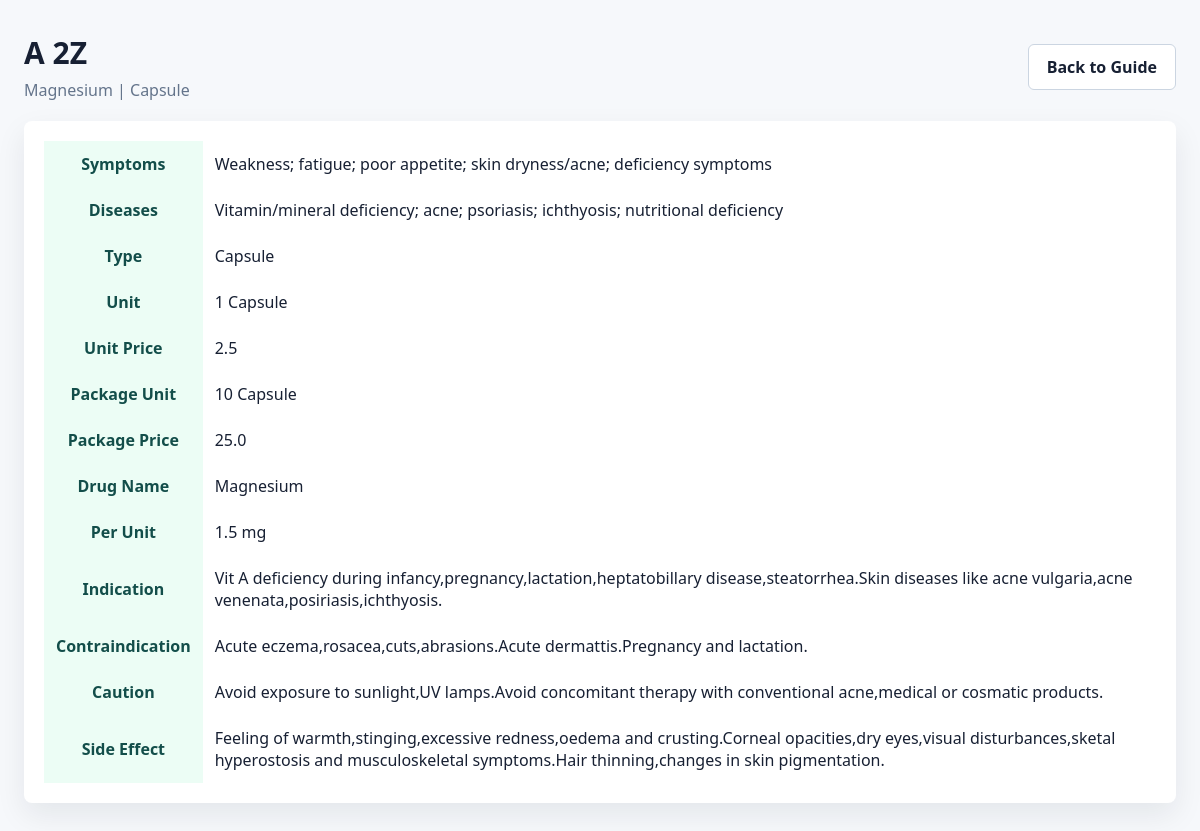
Page /guide/view/2/ on the committed database.
### guide/models.py (models this page shows, shortened)
class guides(models.Model):
    mname=models.CharField(null='False',verbose_name='Medicine_Name',max_length=30)
    symptoms = models.CharField(max_length=1000, null='False')
    diseases = models.CharField(max_length=1000,null='False')
    category=models.CharField(null='False',verbose_name='Type',max_length=50)
    unit=models.CharField(max_length=10,null='False',verbose_name='Unit')
    unit_price=models.FloatField(null='False',verbose_name='Unit_price')
    package_unit=models.CharField(max_length=10,null='False',verbose_name='Package_Unit')
    package_price=models.FloatField(null='False',verbose_name='Package_price')
    drug=models.CharField(max_length=20,null='False',verbose_name='Drug_Name')
    per_unit=models.CharField(max_length=10,null='False',verbose_name='per_unit')
    indication=models.CharField(max_length=100,verbose_name='Indication')
    contraindication=models.CharField(max_length=100,verbose_name='Containdication')
    caution=models.CharField(max_length=500,null='True',verbose_name='Caution')
    side_effect=models.CharField(max_length=500,null='True',verbose_name='Side-Effect')

### guide/views.py (the view)
# urls.py: path('view/<int:pk>/', View,name='vieww'),
def View(request, pk):
    guide= get_object_or_404(guides,id=pk)
    return render(request,'view.html',{'key':guide})

### guide/templates/view.html (shortened to what this page needs)
{% load static %}
<!DOCTYPE html>
<html lang="en">
<head>
  <link rel="stylesheet" type="text/css" href="{% static 'css/project-polish.css' %}">
</head>
<body>
  <main class="page-wrap">
    <header class="page-header">
      <div>
        <h1 class="page-title">{{ key.mname }}</h1>
        <p class="page-subtitle">{{ key.drug }} | {{ key.category }}</p>
      </div>
      <a class="btn-secondary-soft" href="{% url 'guide:csv' %}">Back to Guide</a>
    </header>
    <section class="responsive-card">
      <div class="table-responsive-clean">
        <table>
          <tr><th>Symptoms</th><td>{{ key.symptoms }}</td></tr>
          <tr><th>Diseases</th><td>{{ key.diseases }}</td></tr>
          <tr><th>Type</th><td>{{ key.category }}</td></tr>
          <tr><th>Unit</th><td>{{ key.unit }}</td></tr>
          <tr><th>Unit Price</th><td>{{ key.unit_price }}</td></tr>
          <tr><th>Package Unit</th><td>{{ key.package_unit }}</td></tr>
          <tr><th>Package Price</th><td>{{ key.package_price }}</td></tr>
          <tr><th>Drug Name</th><td>{{ key.drug }}</td></tr>
          <tr><th>Per Unit</th><td>{{ key.per_unit }}</td></tr>
          <tr><th>Indication</th><td>{{ key.indication }}</td></tr>
          <tr><th>Contraindication</th><td>{{ key.contraindication }}</td></tr>
          <tr><th>Caution</th><td>{{ key.caution }}</td></tr>
          <tr><th>Side Effect</th><td>{{ key.side_effect }}</td></tr>
        </table>
      </div>
    </section>
  </main>
</body>
</html>

### User_Master/static/css/project-polish.css (style rules this page uses)
:root { --brand: #0f766e; --brand-dark: #134e4a; --accent: #f59e0b; --ink: #172033; --muted: #64748b; --surface: #ffffff; --page: #f6f8fb; --danger: #dc2626; --success: #16a34a; --warning: #d97706; }
body { background: var(--page); color: var(--ink); font-family: "Segoe UI", Arial, sans-serif; }
* { box-sizing: border-box; }
a { color: var(--brand); }
.btn-secondary-soft { min-height: 44px; border: 1px solid #cbd5e1; background: #fff; color: var(--ink) !important; padding: 11px 18px; border-radius: 6px; font-weight: 800; text-decoration: none !important; }
.page-wrap { width: min(1180px, calc(100% - 32px)); margin: 32px auto; }
.page-header { display: flex; align-items: center; justify-content: space-between; gap: 16px; margin-bottom: 20px; flex-wrap: wrap; }
.page-title { margin: 0; font-size: 30px; font-weight: 800; color: var(--ink); }
.page-subtitle { margin: 6px 0 0; color: var(--muted); }
.responsive-card { background: var(--surface); border-radius: 8px; box-shadow: 0 12px 30px rgba(15, 23, 42, 0.08); padding: 20px; overflow-x: auto; }
.table-responsive-clean { width: 100%; overflow-x: auto; -webkit-overflow-scrolling: touch; }
table { border-collapse: collapse; width: 100%; }
th { background: #ecfdf5; color: var(--brand-dark); }
td, th { vertical-align: middle !important; padding: 12px; }

### rows in the picture
guides: mname "A 2Z", drug "Magnesium", category "Capsule", symptoms "Weakness; fatigue; poor appetite; skin dryness/acne; deficiency symptoms", diseases "Vitamin/mineral deficiency; acne; psoriasis; ichthyosis; nutritional deficiency", unit "1 Capsule", unit_price "2.5", package_unit "10 Capsule", package_price "25.0", per_unit "1.5 mg", indication "Vit A deficiency during infancy,pregnancy,lactation,heptatobillary disease,steatorrhea.Skin diseases like acne vulgaria,acne venenata,posiriasis,ichthyosis.", contraindication "Acute eczema,rosacea,cuts,abrasions.Acute dermattis.Pregnancy and lactation.", caution "Avoid exposure to sunlight,UV lamps.Avoid concomitant therapy with conventional acne,medical or cosmatic products.", side_effect "Feeling of warmth,stinging,excessive redness,oedema and crusting.Corneal opacities,dry eyes,visual disturbances,sketal hyperostosis and musculoskeletal symptoms.Hair thinning,changes in skin pigmentation."
